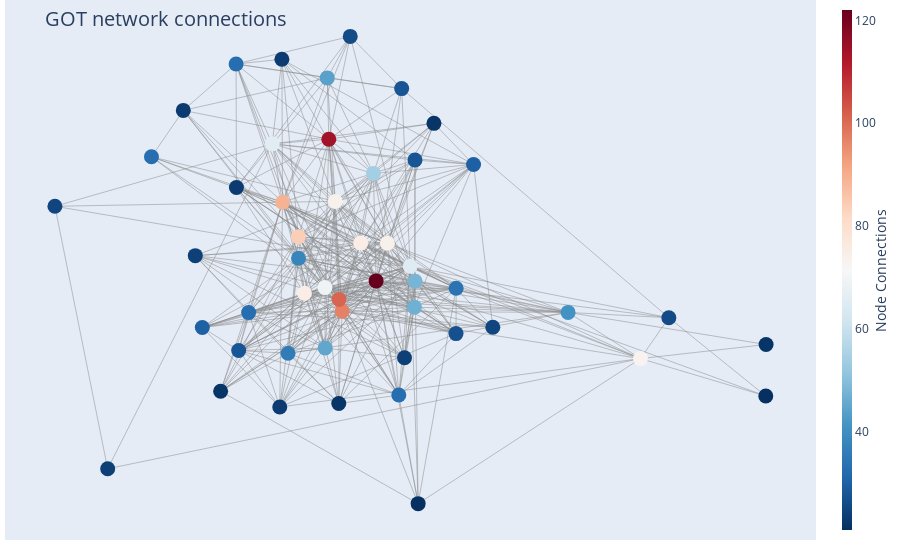

Notebook source saved alongside this figure:
### Markdown cell above
### **All Books Combined**

### Code cell
draw_plotly_network_graph(Graph_obj = G, filter = "Yes", filter_nodesbydegree = 50 )

### Figure 1 — Plotly figure (JSON) as saved in the notebook; plotly's stock layout.template omitted (floating-point values rounded to 4 significant figures; data arrays with more than 128 entries replaced by an {"elided": "..."} marker saying what was removed)
{"data": [{"hoverinfo": "none", "line": {"color": "#888", "width": 0.5}, "mode": "lines", "type": "scatter", "x": {"elided": "1257 float values"}, "y": {"elided": "1257 float values"}}, {"hoverinfo": "text", "marker": {"color": [26, 84, 25, 41, 54, 45, 25, 75, 97, 73, 33, 21, 21, 74, 24, 33, 22, 22, 101, 23, 28, 69, 114, 26, 28, 22, 24, 23, 33, 30, 23, 22, 47, 27, 23, 38, 74, 65, 30, 28, 44, 36, 75, 89, 66, 33, 122, 48, 34, 24], "colorbar": {"thickness": 10, "title": {"side": "right", "text": "Node Connections"}, "xanchor": "left"}, "colorscale": [[0, "rgb(103,0,31)"], [0.1, "rgb(178,24,43)"], [0.2, "rgb(214,96,77)"], [0.3, "rgb(244,165,130)"], [0.4, "rgb(253,219,199)"], [0.5, "rgb(247,247,247)"], [0.6, "rgb(209,229,240)"], [0.7, "rgb(146,197,222)"], [0.8, "rgb(67,147,195)"], [0.9, "rgb(33,102,172)"], [1, "rgb(5,48,97)"]], "line": {"width": 0}, "reversescale": true, "showscale": true, "size": 15}, "mode": "markers", "text": ["Aemon-Targaryen-(Maester-Aemon)<br /># of connections: 26", "Arya-Stark<br /># of connections: 84", "Asha-Greyjoy<br /># of connections: 25", "Barristan-Selmy<br /># of connections: 41", "Bran-Stark<br /># of connections: 54", "Brienne-of-Tarth<br /># of connections: 45", "Bronn<br /># of connections: 25", "Catelyn-Stark<br /># of connections: 75", "Cersei-Lannister<br /># of connections: 97", "Daenerys-Targaryen<br /># of connections: 73", "Davos-Seaworth<br /># of connections: 33", "Doran-Martell<br /># of connections: 21", "Drogo<br /># of connections: 21", "Eddard-Stark<br /># of connections: 74", "Edmure-Tully<br /># of connections: 24", "Gregor-Clegane<br /># of connections: 33", "Hizdahr-zo-Loraq<br /># of connections: 22", "Ilyn-Payne<br /># of connections: 22", "Jaime-Lannister<br /># of connections: 101", "Janos-Slynt<br /># of connections: 23", "Jeor-Mormont<br /># of connections: 28", "Joffrey-Baratheon<br /># of connections: 69", "Jon-Snow<br /># of connections: 114", "Jorah-Mormont<br /># of connections: 26", "Loras-Tyrell<br /># of connections: 28", "Luwin<br /># of connections: 22", "Lysa-Arryn<br /># of connections: 24", "Mace-Tyrell<br /># of connections: 23", "Mance-Rayder<br /># of connections: 33", "Margaery-Tyrell<br /># of connections: 30", "Melisandre<br /># of connections: 23", "Myrcella-Baratheon<br /># of connections: 22", "Petyr-Baelish<br /># of connections: 47", "Pycelle<br /># of connections: 27", "Ramsay-Snow<br /># of connections: 23", "Renly-Baratheon<br /># of connections: 38", "Robb-Stark<br /># of connections: 74", "Robert-Baratheon<br /># of connections: 65", "Rodrik-Cassel<br /># of connections: 30", "Roose-Bolton<br /># of connections: 28", "Samwell-Tarly<br /># of connections: 44", "Sandor-Clegane<br /># of connections: 36", "Sansa-Stark<br /># of connections: 75", "Stannis-Baratheon<br /># of connections: 89", "Theon-Greyjoy<br /># of connections: 66", "Tommen-Baratheon<br /># of connections: 33", "Tyrion-Lannister<br /># of connections: 122", "Tywin-Lannister<br /># of connections: 48", "Varys<br /># of connections: 34", "Victarion-Greyjoy<br /># of connections: 24"], "type": "scatter", "x": [-0.01854, -0.1455, -0.7419, 0.515, 0.03832, -0.08001, 0.3307, 0.006958, -0.03836, 0.6923, -0.5054, 0.1478, 0.9993, 0.07245, -0.398, 0.1004, 1, -0.04666, -0.0459, -0.2973, 0.1074, -0.08044, -0.071, 0.7618, -0.2917, 0.1865, 0.1144, -0.1911, -0.2981, -0.3808, -0.4274, -0.336, 0.1388, 0.2406, -0.186, -0.1453, -0.05518, 0.1283, 0.2835, 0.1401, -0.07479, -0.1709, -0.1306, -0.1844, -0.2095, -0.2674, 0.04484, 0.1405, 0.2409, -0.6127], "y": [0.783, 0.0914, 0.1963, -0.1702, 0.3096, -0.2931, -0.2217, 0.06982, -0.1664, -0.3297, 0.3672, -0.8305, -0.459, 0.069, 0.02576, -0.4555, -0.2811, -0.485, -0.1253, 0.261, 0.6028, -0.08457, 0.428, -0.1885, -0.3018, 0.4827, -0.3269, -0.497, 0.6877, -0.2222, 0.5274, -0.4422, -0.152, -0.2433, 0.7039, 0.01708, 0.2131, -0.01118, 0.3406, 0.3559, 0.6396, -0.3113, -0.1039, 0.2105, 0.4118, -0.1708, -0.06129, -0.06284, -0.08685, -0.7101]}], "layout": {"annotations": [{"showarrow": false, "text": "", "xref": "paper", "yref": "paper"}], "hovermode": "closest", "margin": {"b": 20, "l": 5, "r": 5, "t": 0}, "showlegend": false, "title": {"font": {"size": 20}, "text": "<br>GOT network connections"}, "xaxis": {"showgrid": false, "showticklabels": false, "zeroline": false}, "yaxis": {"showgrid": false, "showticklabels": false, "zeroline": false}}}
